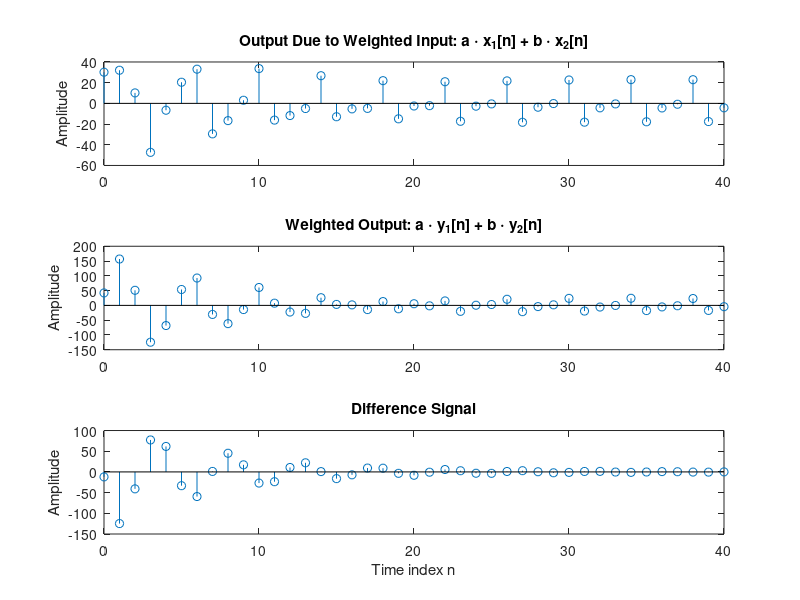

MATLAB code for this plot:
%Q2_10
% Program P2_3
% Generate the input sequences
clf;
n = 0:40;
%a=1; b=-1; f1=0.01; f2=0.5;
%a=-5; b=-4; f1=0.5; f2=0.01;
a=3; b=10; f1=0.25; f2=0.5;
x1 = cos(2*pi*f1*n);
x2 = cos(2*pi*f2*n);
x = a*x1 + b*x2;
num = [2.2403 2.4908 2.2403];
den = [1 -0.4 0.75];
ic = [1 10]; % Set zero initial conditions
y1 = filter(num,den,x1,ic); % Compute the output y1[n]
y2 = filter(num,den,x2,ic); % Compute the output y2[n]
y = filter(num,den,x,ic); % Compute the output y[n]
yt = a*y1 + b*y2; 
d = y - yt; % Compute the difference output d[n]
% Plot the outputs and the difference signal
subplot(3,1,1)
stem(n,y);
ylabel('Amplitude');
title('Output Due to Weighted Input: a \cdot x_{1}[n] + b \cdot x_{2}[n]');
subplot(3,1,2)
stem(n,yt);
ylabel('Amplitude');
title('Weighted Output: a \cdot y_{1}[n] + b \cdot y_{2}[n]');
subplot(3,1,3)
stem(n,d);
xlabel('Time index n');ylabel('Amplitude');
title('Difference Signal');
